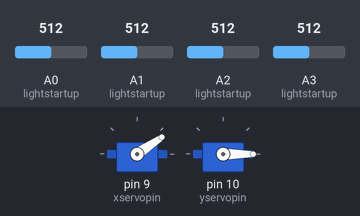
This sketch was run on a simulated Arduino Uno, built with avr-gcc and run on an emulated ATmega328P. Parts: 2 × servo. The test bench sets the inputs (shaded band); at power-on: A0 (lightstartup) = 512, A1 (lightstartup) = 512, A2 (lightstartup) = 512, A3 (lightstartup) = 512. What the sketch prints to the serial monitor is not drawn.

Above: at 0.7 s.
At 2.5 s:
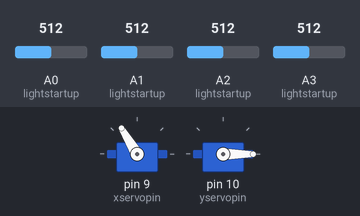
At 4.4 s:
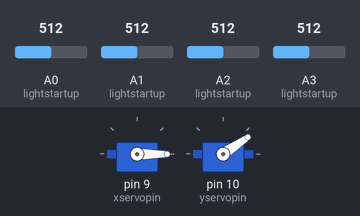
At 7.4 s:
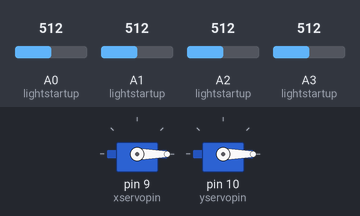
Timing chart, 0 to 8.9 s (numbered marks = the images above):
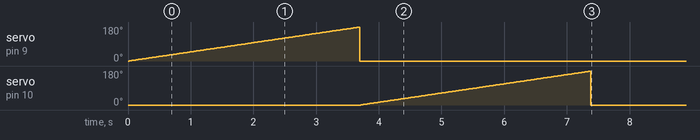

The sketch:

Light_servo.ino
```cpp
#include <Servo.h>

Servo xservo;
Servo yservo;

int light1=0;
int light2=0;
int light3=0;
int light4=0;


int xmaxlight=1023;
int xservopin=9;
int yservopin=10;
int ymaxlight=1023;
void lightstartup(){
    int x=0;
    int xmax=0;
    while (x<180){
        xservo.write(x);
        light1 = analogRead(A0);
        light2 = analogRead(A1);
        light3 = analogRead(A2);
        light4 = analogRead(A3);
        int totallights=light1+light2+light3+light4;
        Serial.write(totallights);
        if (totallights<xmaxlight){
            xmaxlight=totallights;
            xmax=x;
            Serial.write(xmax);
            Serial.write(xmaxlight);
        }
        delay(20);
        x++;
    }
    xservo.write(xmax);
    int y=0;
    int ymax=0;
    while (y<180){
        yservo.write(y);
        light1 = analogRead(A0);
        light2 = analogRead(A1);
        light3 = analogRead(A2);
        light4 = analogRead(A3);
        int totallights=light1+light2+light3+light4;
        Serial.write(totallights);
        if (totallights<ymaxlight){
            ymaxlight=totallights;
            ymax=y;
            Serial.write(ymax);
            Serial.write(ymaxlight);
        }
        delay(20);
        y++;
    }
    yservo.write(ymax);
}


void setup(){
    Serial.begin(9600);
    pinMode(A0, INPUT);
    pinMode(A1, INPUT);
    pinMode(A2, INPUT);
    pinMode(A3, INPUT);
    pinMode(xservopin, OUTPUT);
    pinMode(yservopin, OUTPUT);
    xservo.attach(xservopin);
    yservo.attach(yservopin);
    xservo.write(0);
    yservo.write(0);
    lightstartup();
}

void loop(){
}
```

Measured:
- by itself, servo on pin 10 (yservopin): rises from 0° to 179° in 3.7 s, then falls to 0° in 0.02 s
